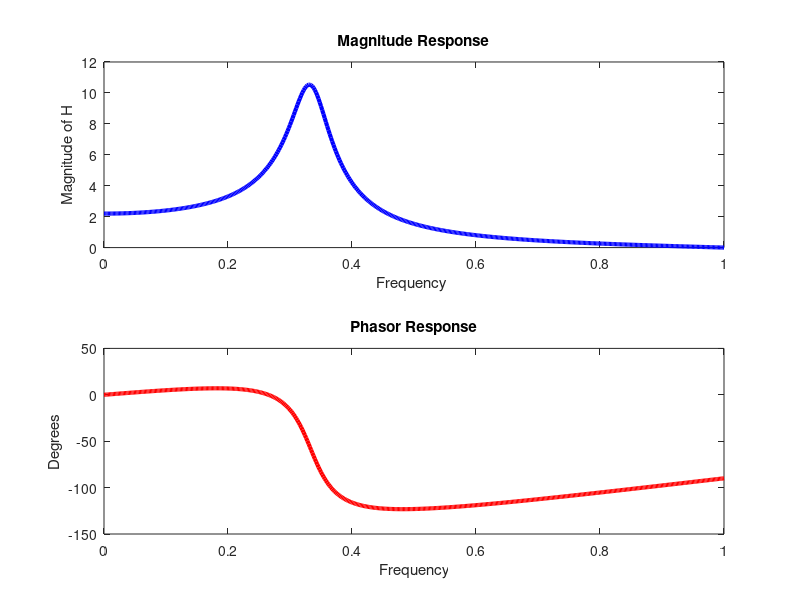

Write MATLAB code to recreate this figure.
clc
clear
close all

num = [1 1];
den = [1 -0.9 0.81];
w = [0:1:500]*pi/500;

H=freqz(num,den,w);
magH = abs(H);
phaH = angle(H)*180/pi;

subplot(2,1,1);
plot(w/pi,magH,'b','LineWidth',3);
title('Magnitude Response');
xlabel('Frequency ');
ylabel('Magnitude of H');

subplot(2,1,2);
plot(w/pi,phaH,'r','LineWidth',3);
title('Phasor Response');
xlabel('Frequency');
ylabel('Degrees');